Frame 1 (no input): blank canvas, image omitted
Frame 60 (the mouse pressed at the canvas centre just before this capture): blank canvas, image omitted
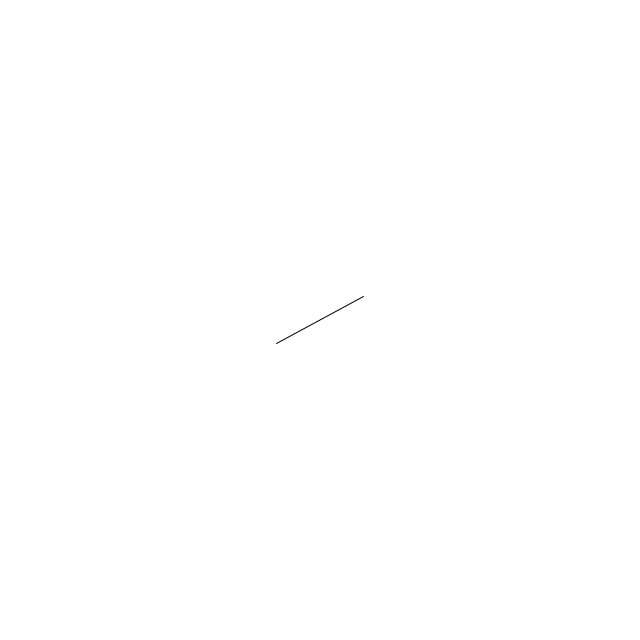
Frame 120 (the mouse held since frame 60 and released just before this capture)

The Processing sketch whose frames 1 and 60 were blank and that drew this single picture after the mouse press (run headless with seeded random() and noise(); from frame 60 on, the mouse is pressed at the canvas centre):

// Processing sketch: Lige_Qui_Tourne
// ── Lige_Qui_Tourne.pde
float angle = 0;

void setup() {
  size(640,640);
}

void draw() {
  
    background(255);
    translate(width/2, height/2);
    rotate(angle);
    line(-50, 0, 50, 0);
    angle += 0.075;
}
// ── Mover.pde
class Mover {

  PVector position;
  PVector velocity;
  PVector acceleration;
  float mass;

  Mover(float m, float x, float y) {
    mass = m;
    position = new PVector(x,y);
    velocity = new PVector(0,0);
    acceleration = new PVector(0,0);
  }
  
  void applyForce(PVector force) {
    PVector f = PVector.div(force, mass);
    acceleration.add(f);
  }
  
  void update() {
    velocity.add(acceleration);
    position.add(velocity);
    acceleration.mult(0);
  }

  void display() {
    stroke(0);
    strokeWeight(2);
    fill(127);
    ellipse(position.x,position.y,mass*16,mass*16);
  }

  void checkEdges() {

    if (position.x > width) {
      position.x = width;
      velocity.x *= -1;
    } else if (position.x < 0) {
      velocity.x *= -1;
      position.x = 0;
    }

    if (position.y > height) {
      velocity.y *= -1;
      position.y = height;
    }

  }

}
